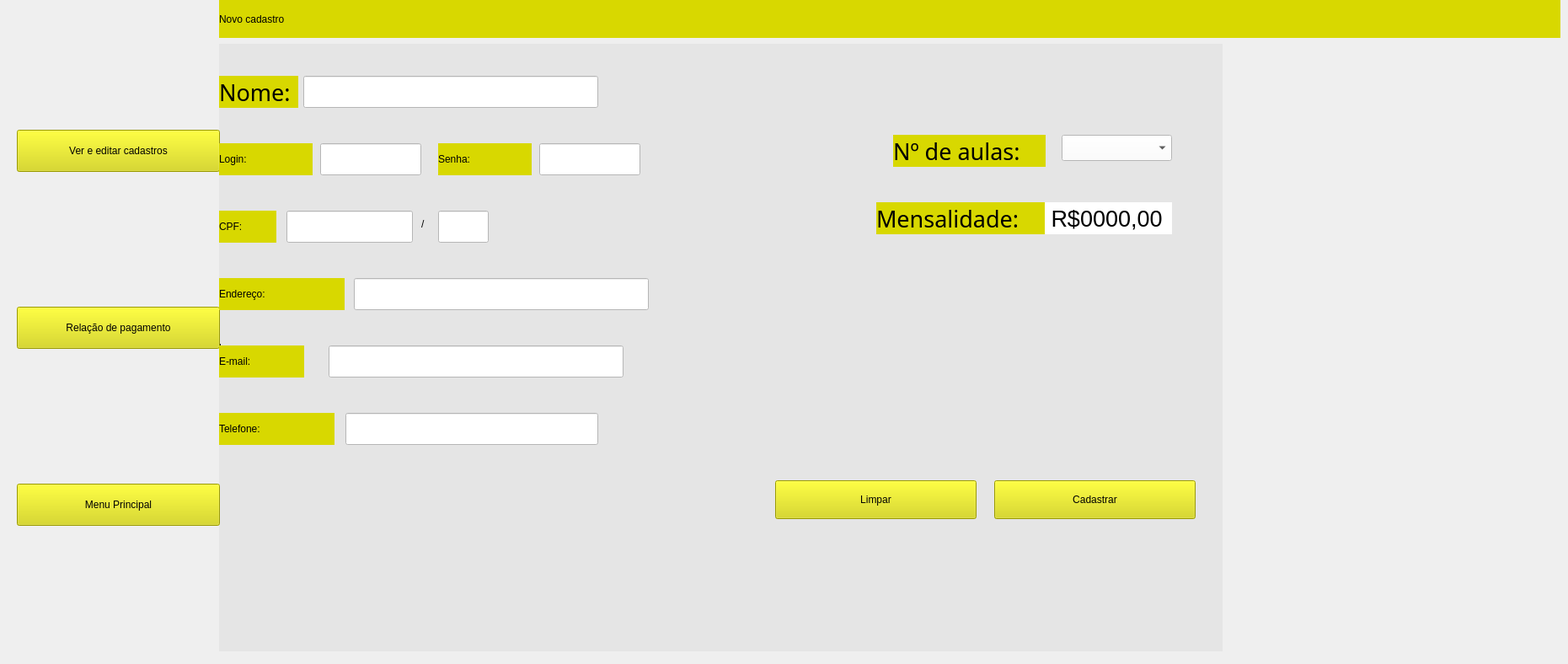
    <widget class="QWidget" name="page_4">
     <property name="styleSheet">
      <string notr="true"/>
     </property>
     <widget class="QWidget" name="layoutWidget">
      <property name="geometry">
       <rect>
        <x>20</x>
        <y>0</y>
        <width>241</width>
        <height>779</height>
       </rect>
      </property>
      <layout class="QVBoxLayout" name="Controles_5">
       <item>
        <widget class="QPushButton" name="Botao_Editar_3">
         <property name="minimumSize">
          <size>
           <width>0</width>
           <height>50</height>
          </size>
         </property>
         <property name="styleSheet">
          <string notr="true">font: 87 12pt &quot;Arial Black&quot;;
background-color: rgb(216, 216, 0);</string>
         </property>
         <property name="text">
          <string>Ver e editar cadastros</string>
         </property>
        </widget>
       </item>
       <item>
        <widget class="QPushButton" name="Botao_Relacao_4">
         <property name="minimumSize">
          <size>
           <width>0</width>
           <height>50</height>
          </size>
         </property>
         <property name="styleSheet">
          <string notr="true">font: 87 12pt &quot;Arial Black&quot;;
background-color: rgb(216, 216, 0);
</string>
         </property>
         <property name="text">
          <string>Relação de pagamento</string>
         </property>
        </widget>
       </item>
       <item>
        <widget class="QPushButton" name="Botao_Voltar_3">
         <property name="minimumSize">
          <size>
           <width>0</width>
           <height>50</height>
          </size>
         </property>
         <property name="styleSheet">
          <string notr="true">font: 87 12pt &quot;Arial Black&quot;;
background-color: rgb(216, 216, 0);</string>
         </property>
         <property name="text">
          <string>Menu Principal</string>
         </property>
        </widget>
       </item>
      </layout>
     </widget>
     <widget class="QLabel" name="Cadastro_2">
      <property name="geometry">
       <rect>
        <x>260</x>
        <y>0</y>
        <width>1592</width>
        <height>45</height>
       </rect>
      </property>
      <property name="maximumSize">
       <size>
        <width>16777215</width>
        <height>45</height>
       </size>
      </property>
      <property name="styleSheet">
       <string notr="true">font: 87 24pt &quot;Arial Black&quot;;
background-color: rgb(216, 216, 0);</string>
      </property>
      <property name="text">
       <string>Novo cadastro</string>
      </property>
     </widget>
     <widget class="QLabel" name="Nome_Label">
      <property name="geometry">
       <rect>
        <x>260</x>
        <y>90</y>
        <width>94</width>
        <height>38</height>
       </rect>
      </property>
      <property name="sizePolicy">
       <sizepolicy hsizetype="Fixed" vsizetype="Fixed">
        <horstretch>0</horstretch>
        <verstretch>0</verstretch>
       </sizepolicy>
      </property>
      <property name="font">
       <font>
        <family>Arial Black</family>
        <pointsize>20</pointsize>
        <weight>10</weight>
        <italic>false</italic>
        <bold>false</bold>
       </font>
      </property>
      <property name="styleSheet">
       <string notr="true">font: 87 20pt &quot;Arial Black&quot;;
background-color: rgb(216, 216, 0);</string>
      </property>
      <property name="text">
       <string>Nome:</string>
      </property>
     </widget>
     <widget class="QLineEdit" name="Nome_Line">
      <property name="geometry">
       <rect>
        <x>360</x>
        <y>90</y>
        <width>350</width>
        <height>38</height>
       </rect>
      </property>
      <property name="sizePolicy">
       <sizepolicy hsizetype="Fixed" vsizetype="Maximum">
        <horstretch>0</horstretch>
        <verstretch>0</verstretch>
       </sizepolicy>
      </property>
      <property name="maximumSize">
       <size>
        <width>350</width>
        <height>38</height>
       </size>
      </property>
      <property name="styleSheet">
       <string notr="true">background-color: rgb(255, 255, 255);</string>
      </property>
     </widget>
     <widget class="QLabel" name="label_26">
      <property name="geometry">
       <rect>
        <x>260</x>
        <y>250</y>
        <width>68</width>
        <height>38</height>
       </rect>
      </property>
      <property name="sizePolicy">
       <sizepolicy hsizetype="Fixed" vsizetype="Fixed">
        <horstretch>0</horstretch>
        <verstretch>0</verstretch>
       </sizepolicy>
      </property>
      <property name="styleSheet">
       <string notr="true">font: 87 20pt &quot;Arial Black&quot;;
background-color: rgb(216, 216, 0);</string>
      </property>
      <property name="text">
       <string>CPF:</string>
      </property>
     </widget>
     <widget class="QLineEdit" name="CPF1_Line">
      <property name="geometry">
       <rect>
        <x>340</x>
        <y>250</y>
        <width>150</width>
        <height>38</height>
       </rect>
      </property>
      <property name="sizePolicy">
       <sizepolicy hsizetype="Fixed" vsizetype="Fixed">
        <horstretch>0</horstretch>
        <verstretch>0</verstretch>
       </sizepolicy>
      </property>
      <property name="maximumSize">
       <size>
        <width>150</width>
        <height>38</height>
       </size>
      </property>
      <property name="styleSheet">
       <string notr="true">background-color: rgb(255, 255, 255);</string>
      </property>
     </widget>
     <widget class="QLineEdit" name="CPF2_Line">
      <property name="geometry">
       <rect>
        <x>520</x>
        <y>250</y>
        <width>60</width>
        <height>38</height>
       </rect>
      </property>
      <property name="sizePolicy">
       <sizepolicy hsizetype="Preferred" vsizetype="Fixed">
        <horstretch>0</horstretch>
        <verstretch>0</verstretch>
       </sizepolicy>
      </property>
      <property name="maximumSize">
       <size>
        <width>60</width>
        <height>38</height>
       </size>
      </property>
      <property name="styleSheet">
       <string notr="true">background-color: rgb(255, 255, 255);</string>
      </property>
     </widget>
     <widget class="QLabel" name="label_27">
      <property name="geometry">
       <rect>
        <x>500</x>
        <y>250</y>
        <width>20</width>
        <height>31</height>
       </rect>
      </property>
      <property name="sizePolicy">
       <sizepolicy hsizetype="Fixed" vsizetype="Fixed">
        <horstretch>0</horstretch>
        <verstretch>0</verstretch>
       </sizepolicy>
      </property>
      <property name="styleSheet">
       <string notr="true">font: 87 20pt &quot;Arial Black&quot;;
background-color: rgb(229, 229, 229);</string>
      </property>
      <property name="text">
       <string>/</string>
      </property>
     </widget>
     <widget class="QLabel" name="label_28">
      <property name="geometry">
       <rect>
        <x>260</x>
        <y>330</y>
        <width>149</width>
        <height>38</height>
       </rect>
      </property>
      <property name="sizePolicy">
       <sizepolicy hsizetype="Fixed" vsizetype="Fixed">
        <horstretch>0</horstretch>
        <verstretch>0</verstretch>
       </sizepolicy>
      </property>
      <property name="styleSheet">
       <string notr="true">font: 87 20pt &quot;Arial Black&quot;;
background-color: rgb(216, 216, 0);</string>
      </property>
      <property name="text">
       <string>Endereço:</string>
      </property>
     </widget>
     <widget class="QLineEdit" name="Endereco_Line">
      <property name="geometry">
       <rect>
        <x>420</x>
        <y>330</y>
        <width>350</width>
        <height>38</height>
       </rect>
      </property>
      <property name="sizePolicy">
       <sizepolicy hsizetype="Fixed" vsizetype="Fixed">
        <horstretch>0</horstretch>
        <verstretch>0</verstretch>
       </sizepolicy>
      </property>
      <property name="maximumSize">
       <size>
        <width>350</width>
        <height>38</height>
       </size>
      </property>
      <property name="styleSheet">
       <string notr="true">background-color: rgb(255, 255, 255);</string>
      </property>
     </widget>
     <widget class="QLabel" name="label_29">
      <property name="geometry">
       <rect>
        <x>260</x>
        <y>410</y>
        <width>101</width>
        <height>38</height>
       </rect>
      </property>
      <property name="sizePolicy">
       <sizepolicy hsizetype="Fixed" vsizetype="Fixed">
        <horstretch>0</horstretch>
        <verstretch>0</verstretch>
       </sizepolicy>
      </property>
      <property name="styleSheet">
       <string notr="true">font: 87 20pt &quot;Arial Black&quot;;
background-color: rgb(216, 216, 0);</string>
      </property>
      <property name="text">
       <string>E-mail:</string>
      </property>
     </widget>
     <widget class="QLineEdit" name="Email_Line">
      <property name="geometry">
       <rect>
        <x>390</x>
        <y>410</y>
        <width>350</width>
        <height>38</height>
       </rect>
      </property>
      <property name="sizePolicy">
       <sizepolicy hsizetype="Fixed" vsizetype="Fixed">
        <horstretch>0</horstretch>
        <verstretch>0</verstretch>
       </sizepolicy>
      </property>
      <property name="maximumSize">
       <size>
        <width>350</width>
        <height>38</height>
       </size>
      </property>
      <property name="styleSheet">
       <string notr="true">background-color: rgb(255, 255, 255);</string>
      </property>
     </widget>
     <widget class="QLabel" name="label_30">
      <property name="geometry">
       <rect>
        <x>260</x>
        <y>490</y>
        <width>137</width>
        <height>38</height>
       </rect>
      </property>
      <property name="sizePolicy">
       <sizepolicy hsizetype="Fixed" vsizetype="Fixed">
        <horstretch>0</horstretch>
        <verstretch>0</verstretch>
       </sizepolicy>
      </property>
      <property name="styleSheet">
       <string notr="true">font: 87 20pt &quot;Arial Black&quot;;
background-color: rgb(216, 216, 0);</string>
      </property>
      <property name="text">
       <string>Telefone:</string>
      </property>
     </widget>
     <widget class="QLineEdit" name="Tel_Line">
      <property name="geometry">
       <rect>
        <x>410</x>
        <y>490</y>
        <width>300</width>
        <height>38</height>
       </rect>
      </property>
      <property name="sizePolicy">
       <sizepolicy hsizetype="Fixed" vsizetype="Fixed">
        <horstretch>0</horstretch>
        <verstretch>0</verstretch>
       </sizepolicy>
      </property>
      <property name="maximumSize">
       <size>
        <width>300</width>
        <height>38</height>
       </size>
      </property>
      <property name="styleSheet">
       <string notr="true">background-color: rgb(255, 255, 255);</string>
      </property>
     </widget>
     <widget class="QLabel" name="label_31">
      <property name="geometry">
       <rect>
        <x>260</x>
        <y>170</y>
        <width>111</width>
        <height>38</height>
       </rect>
      </property>
      <property name="sizePolicy">
       <sizepolicy hsizetype="Fixed" vsizetype="Fixed">
        <horstretch>0</horstretch>
        <verstretch>0</verstretch>
       </sizepolicy>
      </property>
      <property name="styleSheet">
       <string notr="true">font: 87 20pt &quot;Arial Black&quot;;
background-color: rgb(216, 216, 0);</string>
      </property>
      <property name="text">
       <string>Login:</string>
      </property>
     </widget>
     <widget class="QLineEdit" name="Cod_Line">
      <property name="geometry">
       <rect>
        <x>380</x>
        <y>170</y>
        <width>120</width>
        <height>38</height>
       </rect>
      </property>
      <property name="sizePolicy">
       <sizepolicy hsizetype="Fixed" vsizetype="Fixed">
        <horstretch>0</horstretch>
        <verstretch>0</verstretch>
       </sizepolicy>
      </property>
      <property name="maximumSize">
       <size>
        <width>120</width>
        <height>38</height>
       </size>
      </property>
      <property name="styleSheet">
       <string notr="true">background-color: rgb(255, 255, 255);</string>
      </property>
     </widget>
     <widget class="QLabel" name="label_2">
      <property name="geometry">
       <rect>
        <x>260</x>
        <y>52</y>
        <width>1191</width>
        <height>721</height>
       </rect>
      </property>
      <property name="styleSheet">
       <string notr="true">background-color: rgb(229, 229, 229);</string>
      </property>
      <property name="text">
       <string>l</string>
      </property>
     </widget>
     <widget class="QPushButton" name="Botao_Cadastrar">
      <property name="geometry">
       <rect>
        <x>1180</x>
        <y>570</y>
        <width>239</width>
        <height>46</height>
       </rect>
      </property>
      <property name="styleSheet">
       <string notr="true">font: 87 20pt &quot;Arial Black&quot;;
background-color: rgb(216, 216, 0);</string>
      </property>
      <property name="text">
       <string>Cadastrar</string>
      </property>
     </widget>
     <widget class="QPushButton" name="Botao_Limpar">
      <property name="geometry">
       <rect>
        <x>920</x>
        <y>570</y>
        <width>239</width>
        <height>46</height>
       </rect>
      </property>
      <property name="styleSheet">
       <string notr="true">font: 87 20pt &quot;Arial Black&quot;;
background-color: rgb(216, 216, 0);</string>
      </property>
      <property name="text">
       <string>Limpar</string>
      </property>
     </widget>
     <widget class="QComboBox" name="Aulas_Box">
      <property name="geometry">
       <rect>
        <x>1260</x>
        <y>160</y>
        <width>131</width>
        <height>31</height>
       </rect>
      </property>
      <property name="styleSheet">
       <string notr="true">background-color: rgb(255, 255, 255);</string>
      </property>
      <item>
       <property name="text">
        <string/>
       </property>
      </item>
      <item>
       <property name="text">
        <string>1 Dia</string>
       </property>
      </item>
      <item>
       <property name="text">
        <string>2 Dias</string>
       </property>
      </item>
      <item>
       <property name="text">
        <string>3 Dias</string>
       </property>
      </item>
      <item>
       <property name="text">
        <string>Todos os dias</string>
       </property>
      </item>
     </widget>
     <widget class="QLabel" name="Nome_Label_7">
      <property name="geometry">
       <rect>
        <x>1060</x>
        <y>160</y>
        <width>181</width>
        <height>38</height>
       </rect>
      </property>
      <property name="sizePolicy">
       <sizepolicy hsizetype="Fixed" vsizetype="Fixed">
        <horstretch>0</horstretch>
        <verstretch>0</verstretch>
       </sizepolicy>
      </property>
      <property name="font">
       <font>
        <family>Arial Black</family>
        <pointsize>20</pointsize>
        <weight>10</weight>
        <italic>false</italic>
        <bold>false</bold>
       </font>
      </property>
      <property name="styleSheet">
       <string notr="true">font: 87 20pt &quot;Arial Black&quot;;
background-color: rgb(216, 216, 0);</string>
      </property>
      <property name="text">
       <string>Nº de aulas:</string>
      </property>
     </widget>
     <widget class="QLabel" name="Nome_Label_10">
      <property name="geometry">
       <rect>
        <x>1040</x>
        <y>240</y>
        <width>201</width>
        <height>38</height>
       </rect>
      </property>
      <property name="sizePolicy">
       <sizepolicy hsizetype="Fixed" vsizetype="Fixed">
        <horstretch>0</horstretch>
        <verstretch>0</verstretch>
       </sizepolicy>
      </property>
      <property name="font">
       <font>
        <family>Arial Black</family>
        <pointsize>20</pointsize>
        <weight>10</weight>
        <italic>false</italic>
        <bold>false</bold>
       </font>
      </property>
      <property name="styleSheet">
       <string notr="true">font: 87 20pt &quot;Arial Black&quot;;
background-color: rgb(216, 216, 0);</string>
      </property>
      <property name="text">
       <string>Mensalidade:</string>
      </property>
     </widget>
     <widget class="QLabel" name="Mensalidade">
      <property name="geometry">
       <rect>
        <x>1240</x>
        <y>240</y>
        <width>151</width>
        <height>38</height>
       </rect>
      </property>
      <property name="sizePolicy">
       <sizepolicy hsizetype="Fixed" vsizetype="Fixed">
        <horstretch>0</horstretch>
        <verstretch>0</verstretch>
       </sizepolicy>
      </property>
      <property name="font">
       <font>
        <family>Arial</family>
        <pointsize>20</pointsize>
        <weight>10</weight>
        <italic>false</italic>
        <bold>false</bold>
       </font>
      </property>
      <property name="styleSheet">
       <string notr="true">font: 87 20pt &quot;Arial&quot;;
background-color: rgb(255, 255, 255);
</string>
      </property>
      <property name="text">
       <string> R$0000,00</string>
      </property>
     </widget>
     <widget class="QLineEdit" name="Senha_Line">
      <property name="geometry">
       <rect>
        <x>640</x>
        <y>170</y>
        <width>120</width>
        <height>38</height>
       </rect>
      </property>
      <property name="sizePolicy">
       <sizepolicy hsizetype="Fixed" vsizetype="Fixed">
        <horstretch>0</horstretch>
        <verstretch>0</verstretch>
       </sizepolicy>
      </property>
      <property name="maximumSize">
       <size>
        <width>120</width>
        <height>38</height>
       </size>
      </property>
      <property name="styleSheet">
       <string notr="true">background-color: rgb(255, 255, 255);</string>
      </property>
     </widget>
     <widget class="QLabel" name="label_41">
      <property name="geometry">
       <rect>
        <x>520</x>
        <y>170</y>
        <width>111</width>
        <height>38</height>
       </rect>
      </property>
      <property name="sizePolicy">
       <sizepolicy hsizetype="Fixed" vsizetype="Fixed">
        <horstretch>0</horstretch>
        <verstretch>0</verstretch>
       </sizepolicy>
      </property>
      <property name="styleSheet">
       <string notr="true">font: 87 20pt &quot;Arial Black&quot;;
background-color: rgb(216, 216, 0);</string>
      </property>
      <property name="text">
       <string>Senha:</string>
      </property>
     </widget>
     <widget class="QLabel" name="Mensagem">
      <property name="geometry">
       <rect>
        <x>1000</x>
        <y>337</y>
        <width>321</width>
        <height>101</height>
       </rect>
      </property>
      <property name="sizePolicy">
       <sizepolicy hsizetype="Fixed" vsizetype="Fixed">
        <horstretch>0</horstretch>
        <verstretch>0</verstretch>
       </sizepolicy>
      </property>
      <property name="styleSheet">
       <string notr="true">font: 87 20pt &quot;Arial Black&quot;;
color: rgb(170, 0, 0);
background-color: rgba(255, 255, 255, 0);</string>
      </property>
      <property name="text">
       <string/>
      </property>
     </widget>
     <zorder>label_2</zorder>
     <zorder>layoutWidget</zorder>
     <zorder>Cadastro_2</zorder>
     <zorder>Nome_Label</zorder>
     <zorder>Nome_Line</zorder>
     <zorder>label_26</zorder>
     <zorder>CPF1_Line</zorder>
     <zorder>CPF2_Line</zorder>
     <zorder>label_27</zorder>
     <zorder>label_28</zorder>
     <zorder>Endereco_Line</zorder>
     <zorder>label_29</zorder>
     <zorder>Email_Line</zorder>
     <zorder>label_30</zorder>
     <zorder>Tel_Line</zorder>
     <zorder>label_31</zorder>
     <zorder>Cod_Line</zorder>
     <zorder>Botao_Cadastrar</zorder>
     <zorder>Botao_Limpar</zorder>
     <zorder>Aulas_Box</zorder>
     <zorder>Nome_Label_7</zorder>
     <zorder>Nome_Label_10</zorder>
     <zorder>Mensalidade</zorder>
     <zorder>Senha_Line</zorder>
     <zorder>label_41</zorder>
     <zorder>Mensagem</zorder>
    </widget>
